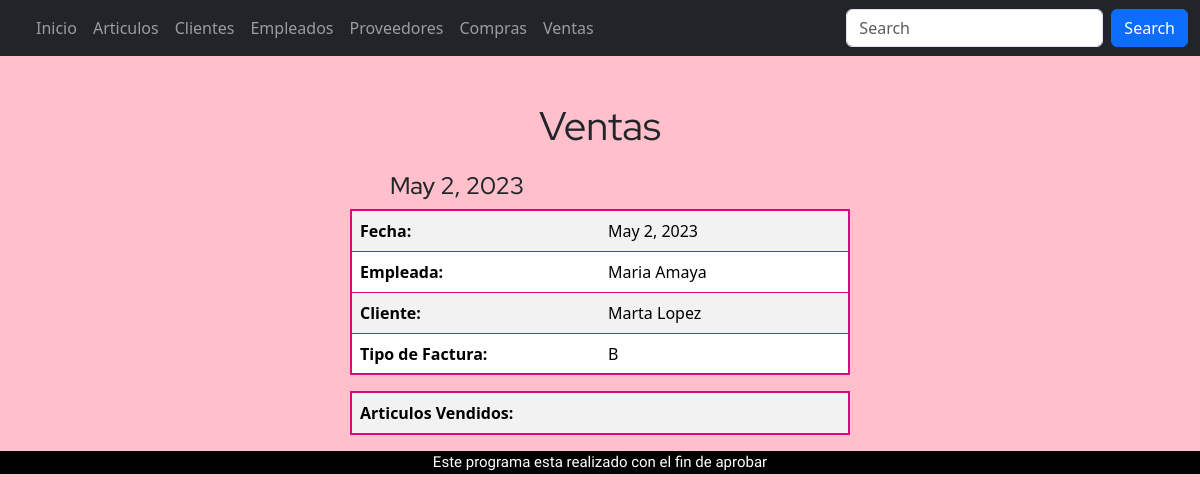
Before: /ventas/1/ with the older database file.
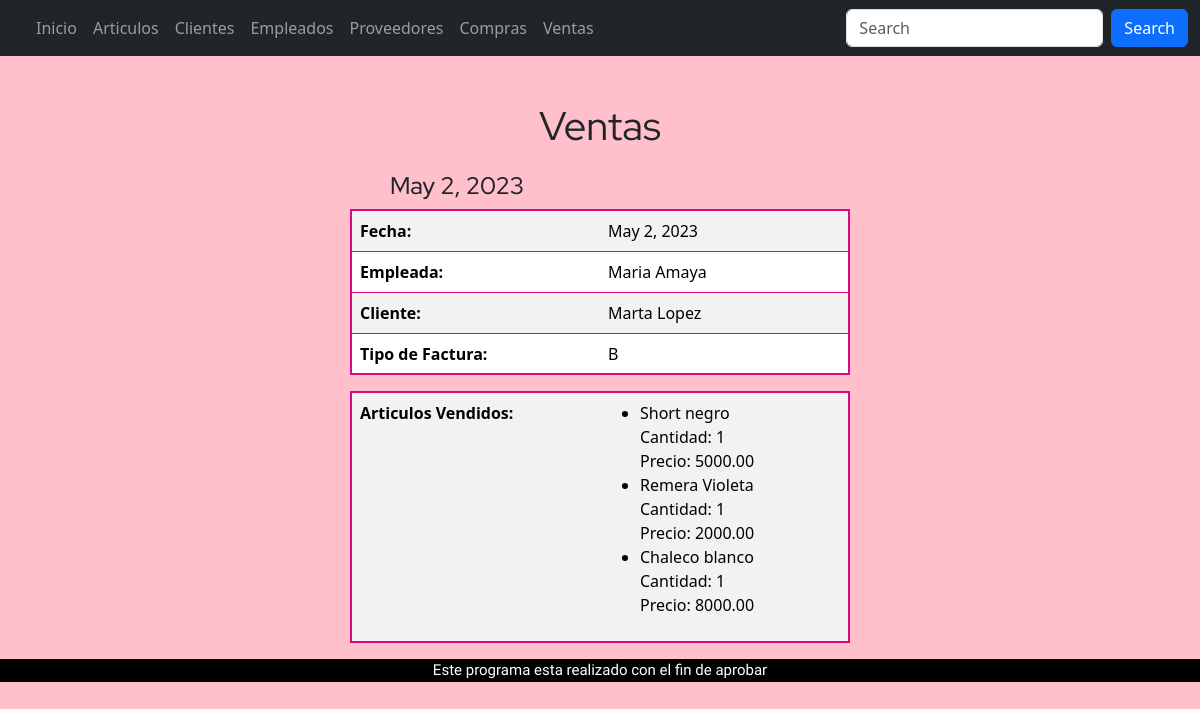
After: the same page with the newer database file.
### appRieVictoria/models.py (models this page shows, shortened)
class ventaProd(models.Model):
    idVenta = models.ForeignKey(Ventas, on_delete= models.CASCADE)
    idArticulos = models.ForeignKey(Articulos,on_delete=models.CASCADE)
    cantidad = models.BigIntegerField(help_text='Cantidad de ventas')
    precio = models.DecimalField(max_digits=10, decimal_places=2)

class Articulos (models.Model):
    descripcion = models.CharField( max_length= 100,help_text= 'Descripcion del articulo')
    costo = models.DecimalField(max_digits=10, decimal_places=2)
    venta= models.DecimalField(max_digits=10, decimal_places=2)
    cantidad = models.BigIntegerField(help_text='Cantidad de articulos')
    talle = models.CharField(max_length=3)
    compras = models.ManyToManyField("Compras",related_name='articulos_comprados' , through="compraProd")
    ventas = models.ManyToManyField("Ventas" ,related_name='articulos_vendidos', through="ventaProd")
    tipoPrenda =models.ForeignKey("tipoPrenda", on_delete=models.CASCADE, default=1)
    def __str__(self) -> str:
        return str(self.descripcion)

### appRieVictoria/views.py (the view)
def ventas(request, pk):
    ven = Ventas.objects.get(id=pk)
    ventProd = ventaProd.objects.filter(idVenta_id=pk)
    context = {'ven': ven, 'ventProd':ventProd}
    return render(request, 'ventas.html', context)

### appRieVictoria/models.py (called while the page is built)
    def __str__(self) -> str:
        return str(self.nombre)

    def __str__(self) -> str:
        return str(self.nombre)

    def __str__(self) -> str:
        return str(self.descripcion)

### proyectoRieVictoria/templates/ventas.html (shortened to what this page needs)
{% extends "base.html" %}
{% block content %}
<div class="subtituloInicio">
    <p >Ventas</p>
</div>
<div class="contenedorTabla">
    <div class="col-5">
<div>
    <div class="descripcionClie">
        <h4>{{ ven.fecha }}</h4>
    </div>
    <table class="table tablaBorde table-condensed table-striped">
        <tr>
            <td>Fecha: </td>
            <td>{{ven.fecha}}</td>
        </tr>
        <tr>
            <td>Empleada: </td>
            <td> {{ven.idEmpleado}}</td>
        </tr>
        <tr>
            <td>Cliente: </td>
            <td>{{ven.idClientes}}</td>
        </tr>
        <tr>
            <td>Tipo de Factura: </td>
            <td>{{ven.tipoFactura}}</td>
        </tr>
    </table>
    <table class="table tablaBorde table-condensed table-striped">
        <tr>
            <td>Articulos Vendidos: </td>
            <td><ul>
                {% for art in ventProd %}
                <li>{{art.idArticulos}} </li>
                  Cantidad: {{art.cantidad}} </br>
                 Precio: {{art.precio}}
                {% endfor %}
            </ul></td>
        </tr>
    </table>
</div>
</div>
</div>
{% endblock %}

Changed rows visible on the page:
added ventaProd: idArticulos "Short negro", cantidad "1", precio "5000.00"
added ventaProd: idArticulos "Remera Violeta", cantidad "1", precio "2000.00"
added ventaProd: idArticulos "Chaleco blanco", cantidad "1", precio "8000.00"
